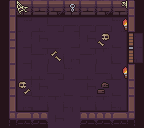

A 2D game scene composited from a Tiled map and its tileset images. What follows is a short description and the map's XML, with every tile layer's data as written:
An orthogonal 9x8 tile map with 16x16 px tiles, 2 tile layers (Tile Layer 1, Tile Layer 2) and 1 object.

<map version="1.10" tiledversion="1.11.0" orientation="orthogonal" renderorder="right-down" width="9" height="8" tilewidth="16" tileheight="16" infinite="0" nextlayerid="4" nextobjectid="3">
 <tileset firstgid="1" source="Dungeon_Tileset.tsx" />
 <layer id="1" name="Tile Layer 1" width="9" height="8">
  <data encoding="csv">
1,2,3,4,2,3,4,5,6,
11,12,13,14,14,14,14,15,16,
21,22,18,19,17,18,19,25,15,
31,22,28,29,27,28,29,25,35,
11,22,8,9,10,8,9,25,16,
21,22,18,19,20,18,19,25,26,
31,32,34,29,30,34,34,35,36,
41,42,43,18,19,44,44,45,46
</data>
 </layer>
 <layer id="2" name="Tile Layer 2" width="9" height="8">
  <data encoding="csv">
0,65,0,0,76,0,0,66,0,
0,0,0,0,0,0,0,2147483740,0,
0,0,0,0,0,0,78,0,48,
0,0,0,69,0,0,0,0,58,
0,0,0,0,0,0,0,2147483740,0,
0,2147483726,0,0,0,0,60,0,0,
0,0,0,0,0,0,0,0,0,
0,0,0,0,0,0,0,0,0
</data>
 </layer>
 <objectgroup id="3" name="Collader">
  <object id="2" x="48" y="128">
   <polygon points="0,0 -48,0 -48,-128 96,-128 96,0 32,0 32,-16 80,-16 80,-112 -32,-112 -32,-16 0,-16" />
  </object>
 </objectgroup>
</map>
